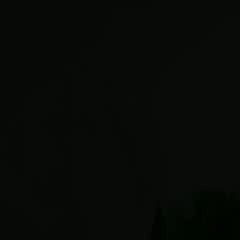
#> input picture frame 12 of output_video.mp4, 240 x 240 px
$ python Encrypted_img3Channel.py
#> lines starting #> are read from the running program, lines starting #| are printed output that depends on the picture
#> in encrypted_video, frame is the input picture: shape (240, 240, 3); mean B, G, R 6.54, 9.73, 7.5
import numpy as np
import multiprocessing
import cv2
import struct
from typing import Tuple, List
import time

# Constants from paper
NUMBER_OF_PROCESSES = 3  # Mỗi kênh màu một tiến trình
CONFUSION_DIFFUSION_ROUNDS = 5
CONFUSION_SEED_UPPER_BOUND = 10000
CONFUSION_SEED_LOWER_BOUND = 3000
PRE_ITERATIONS = 1000
BYTES_RESERVED = 6
PI = np.arccos(-1)

# Cat map parameters
P = 3
Q = 11

class PLCM:
    # [6 lines left out: function __init__, not called in this run]

    def _pre_iterate(self):
        for _ in range(PRE_ITERATIONS):
            self.x = self._single_iterate(self.x)

    # [7 lines left out: function _single_iterate, not called in this run]

    def _double_to_bytes(self, value: float) -> bytes:
        return struct.pack('d', value)[2:2+BYTES_RESERVED]

    # [10 lines left out: function iterate_and_get_bytes, not called in this run]

class ImageEncryptionSystem:
    # [102 lines left out: functions __init__, _generate_plcm_params, confusion_operation, generate_byte_sequence, diffusion_operation, encrypt and 1 more, not called in this run]

def encrypt_image_BGR(image):
    B, G, R = cv2.split(image)
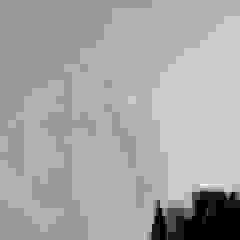
#> B: shape (240, 240); min 0, max 10, mean 6.54; drawn with min black and max white
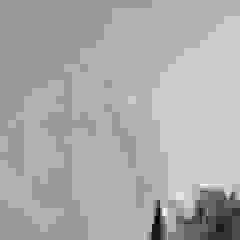
#> G: shape (240, 240); min 3, max 13, mean 9.73; drawn with min black and max white
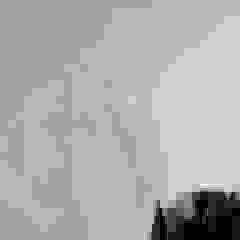
#> R: shape (240, 240); min 0, max 11, mean 7.5; drawn with min black and max white

    # Tạo queue để nhận kết quả từ các process
#> (the run stopped early here; a loop or call above may not have finished)

$ run again, starting later in the video
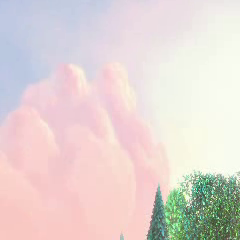
#> input picture frame 54 of output_video.mp4, 240 x 240 px
#> in encrypted_video, frame is the input picture: shape (240, 240, 3); mean B, G, R 210.5, 213.3, 226.2
#> in encrypt_image_BGR, `B, G, R = cv2.split(image)`:
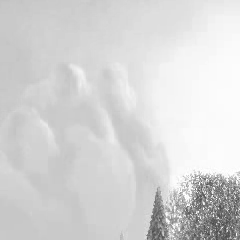
#> G: shape (240, 240); min 69, max 255, mean 213.3
#> in encrypt_image_BGR, `B, G, R = cv2.split(image)`:
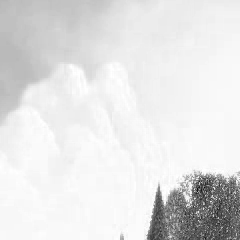
#> R: shape (240, 240); min 9, max 255, mean 226.2

$ run again, starting later in the video
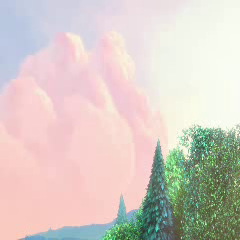
#> input picture frame 96 of output_video.mp4, 240 x 240 px
#> in encrypted_video, frame is the input picture: shape (240, 240, 3); mean B, G, R 196.6, 203.4, 213.9
#> in encrypt_image_BGR, `B, G, R = cv2.split(image)`:
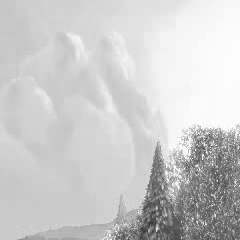
#> G: shape (240, 240); min 53, max 255, mean 203.4
#> in encrypt_image_BGR, `B, G, R = cv2.split(image)`:
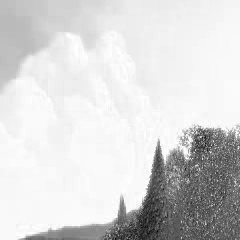
#> R: shape (240, 240); min 0, max 255, mean 213.9
